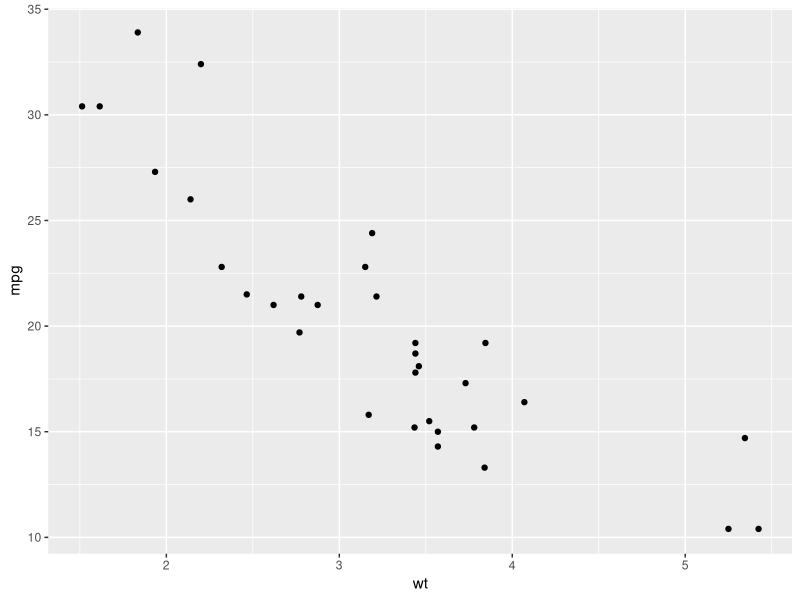
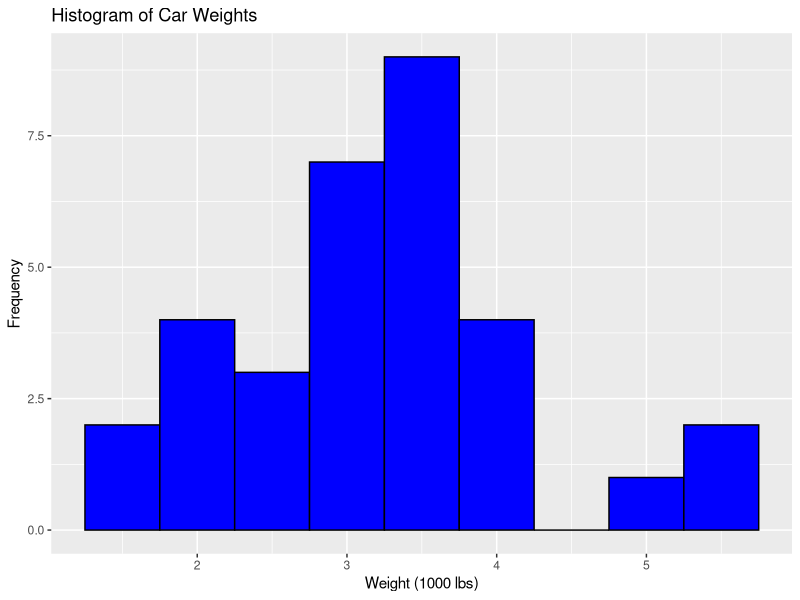
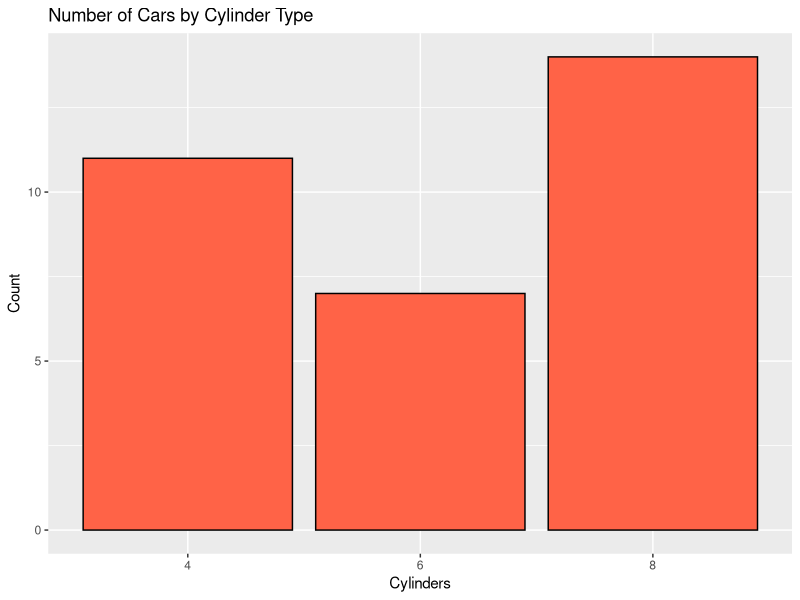
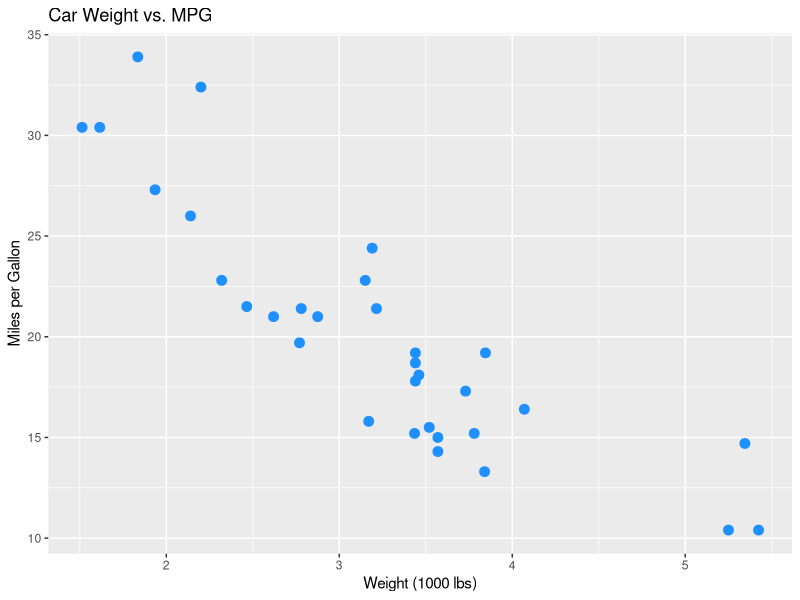
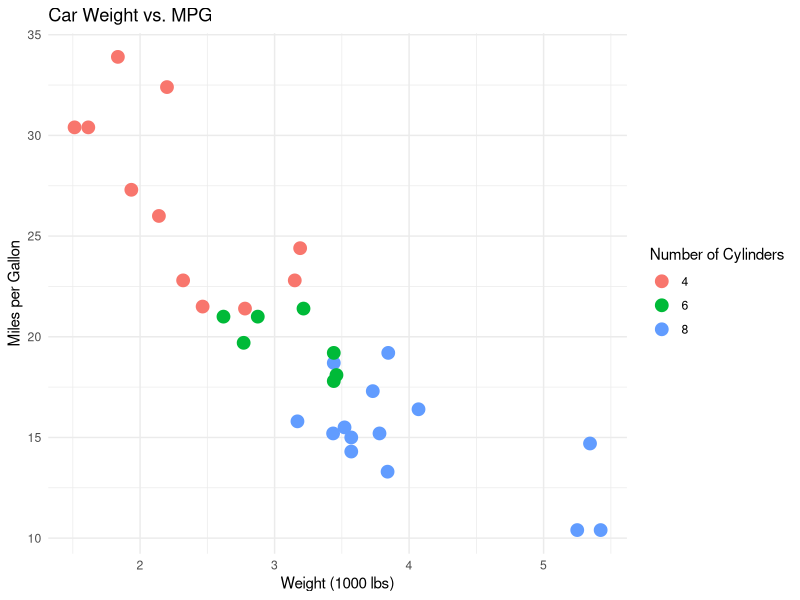
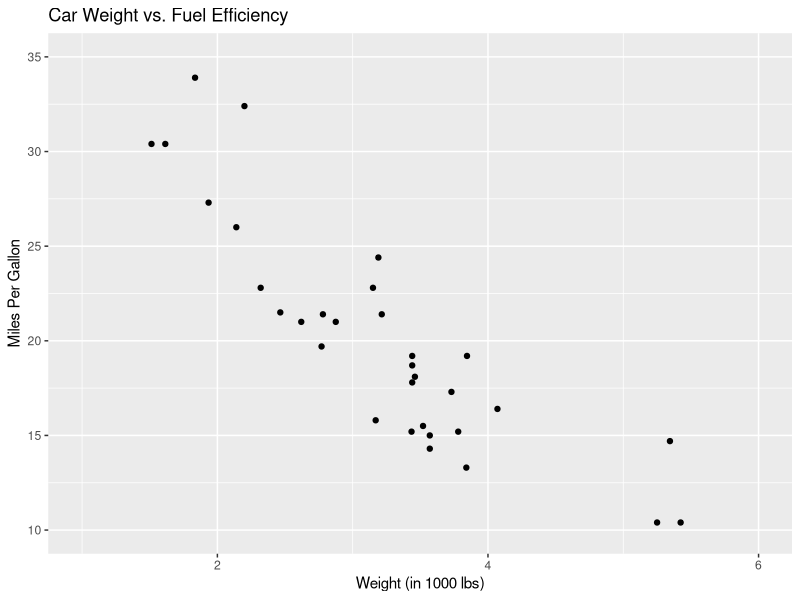
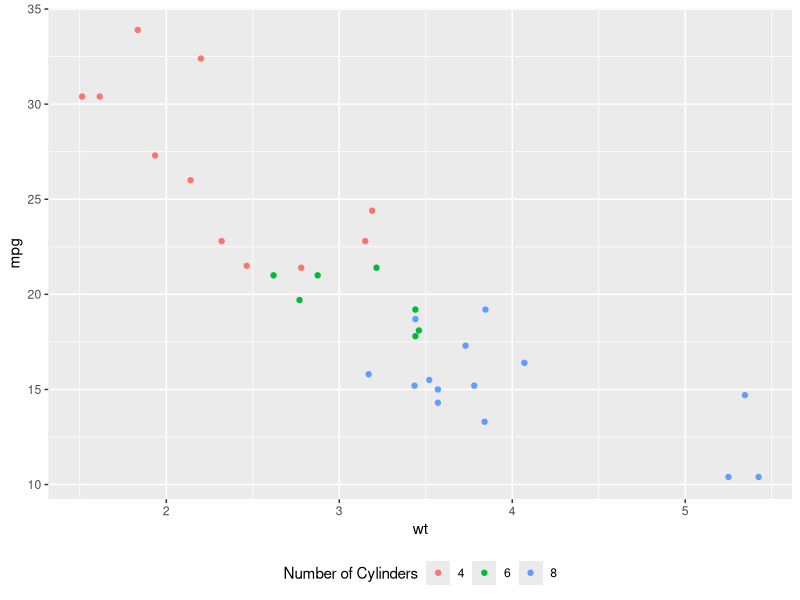
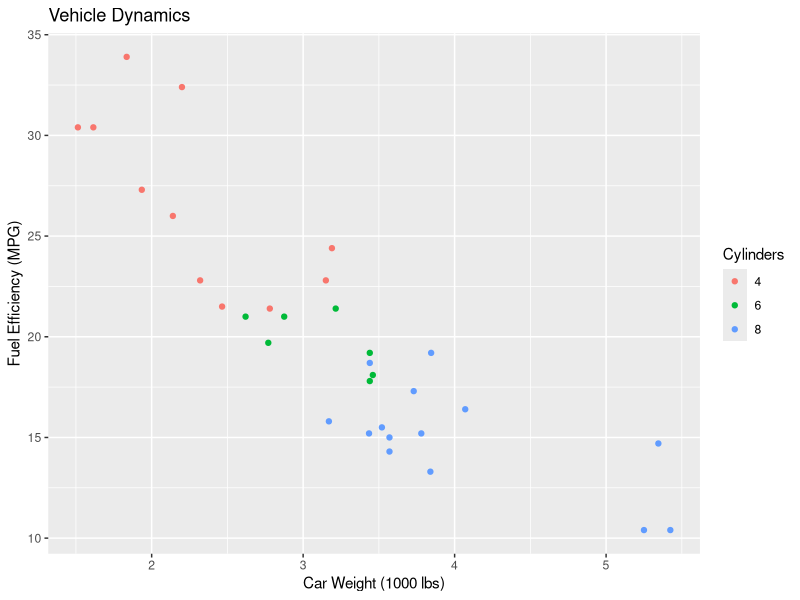

Generate these figures, in order, with R:
## ---- chunk 1
library(ggplot2)

# Basic syntax
ggplot(data = mtcars, aes(x = wt, y = mpg)) + 
  geom_point()  # adds a layer for scatter plot
## ---- chunk 2
# Creating a histogram of car weights
ggplot(mtcars, aes(x = wt)) + 
  geom_histogram(binwidth = 0.5, fill = "blue", color = "black") +
  labs(title = "Histogram of Car Weights", x = "Weight (1000 lbs)", y = "Frequency")
## ---- chunk 3
# Convert cyl (number of cylinders) to a factor for a bar plot
mtcars$cyl <- as.factor(mtcars$cyl)

# Creating a bar plot of car counts per cylinder type
ggplot(mtcars, aes(x = cyl)) +
  geom_bar(fill = "tomato", color = "black") +
  labs(title = "Number of Cars by Cylinder Type", x = "Cylinders", y = "Count")
## ---- chunk 4
# Creating a scatter plot of mpg vs wt
ggplot(mtcars, aes(x = wt, y = mpg)) +
  geom_point(size = 3, color = "dodgerblue") +
  labs(title = "Car Weight vs. MPG", x = "Weight (1000 lbs)", y = "Miles per Gallon")
## ---- chunk 5
# Enhancing scatter plot with themes and labels
ggplot(mtcars, aes(x = wt, y = mpg, color = cyl)) +  # Color points by cylinder count
  geom_point(size = 4) +
  labs(title = "Car Weight vs. MPG",
       x = "Weight (1000 lbs)",
       y = "Miles per Gallon",
       color = "Number of Cylinders") +
  theme_minimal()  # Using a minimal theme
## ---- chunk 6
# Example of customizing axes
ggplot(mtcars, aes(x = wt, y = mpg)) +
  geom_point() +
  scale_x_continuous("Weight (in 1000 lbs)", limits = c(1, 6)) +
  scale_y_continuous("Miles Per Gallon", limits = c(10, 35)) +
  labs(title = "Car Weight vs. Fuel Efficiency")
## ---- chunk 7
# Example of customizing legends
ggplot(mtcars, aes(x = wt, y = mpg, color = factor(cyl))) +
  geom_point() +
  labs(color = "Number of Cylinders") +
  theme(legend.position = "bottom")
## ---- chunk 8
# Example of customizing labels
ggplot(mtcars, aes(x = wt, y = mpg, color = factor(cyl))) +
  geom_point() +
  labs(
    title = "Vehicle Dynamics",
    x = "Car Weight (1000 lbs)",
    y = "Fuel Efficiency (MPG)",
    color = "Cylinders"
  )
## ---- chunk 9
# Example of adjusting color scales
ggplot(mtcars, aes(x = wt, y = mpg, color = hp)) +
  geom_point() +
  scale_color_gradient(low = "blue", high = "red")
## ---- chunk 10
# Example of flipping coordinates
ggplot(mtcars, aes(x = wt, y = mpg)) +
  geom_point() +
  coord_flip()
## ---- chunk 11
# Example of adding annotations
ggplot(mtcars, aes(x = wt, y = mpg)) +
  geom_point() +
  annotate("text", x = 5, y = 30, label = "Outlier", color = "red")
## ---- chunk 12
# Example of adding custom geometries
ggplot(mtcars, aes(x = wt, y = mpg)) +
  geom_point() +
  geom_hline(yintercept = 20, linetype = "dashed", color = "gray")
## ---- chunk 13
library(ggplot2)

# Creating a scatter plot of mpg vs wt
scatter_plot <- ggplot(mtcars, aes(x = wt, y = mpg)) +
  geom_point(size = 3, color = "dodgerblue") +
  labs(title = "Car Weight vs. MPG", x = "Weight (1000 lbs)", y = "Miles per Gallon")
print(scatter_plot)
## ---- chunk 14
# Enhancing scatter plot with themes and labels
enhanced_scatter_plot <- ggplot(mtcars, aes(x = wt, y = mpg, color = cyl)) +  # Color points by cylinder count
  geom_point(size = 4) +
  labs(title = "Car Weight vs. MPG",
       x = "Weight (1000 lbs)",
       y = "Miles per Gallon",
       color = "Number of Cylinders") +
  theme_minimal()  # Using a minimal theme
print(enhanced_scatter_plot)
## ---- chunk 15
# Adding annotations and custom geometries to a scatter plot
annotated_plot <- ggplot(mtcars, aes(x = wt, y = mpg)) +
  geom_point() +
  geom_hline(yintercept = 20, linetype = "dashed", color = "gray") +
  annotate("text", x = 5, y = 30, label = "Outlier", color = "red") +
  labs(title = "Annotated Car Weight vs. MPG",
       x = "Weight (1000 lbs)",
       y = "Miles per Gallon")
print(annotated_plot)
